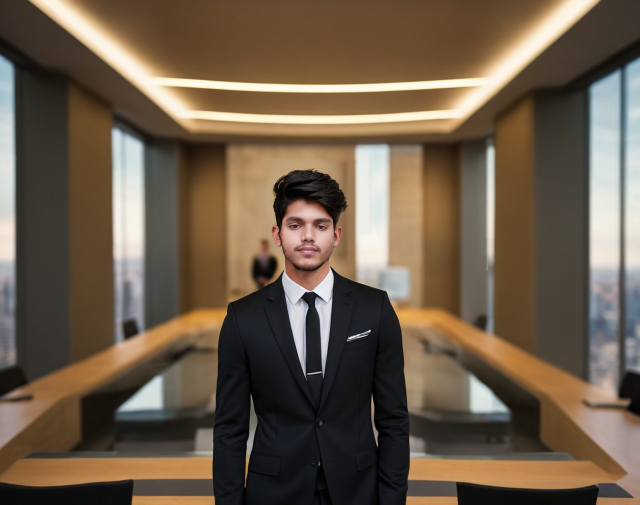
#> input picture face_recognition/uploads/SKumar.jpg, 1280 x 1009 px (shown at 1/2 size)
$ python -i face_recognition_system.py   (imports and definitions only)
#> lines starting #> are read from the running program, lines starting #| are printed output that depends on the picture
import cv2
import numpy as np
import os
import shutil
from datetime import datetime
import json

class FaceRecognitionSystem:
    def __init__(self):
        self.face_cascade = cv2.CascadeClassifier(cv2.data.haarcascades + 'haarcascade_frontalface_default.xml')
        self.known_faces = {}
        self.face_encodings = {}
        self.attendance_file = 'attendance.json'
        self.upload_folder = 'uploads'
        self.reference_folder = 'reference_faces'

        # Create necessary folders
        self.create_folders()
        self.load_attendance()

    def create_folders(self):
        """Create necessary folders"""
        folders = [self.upload_folder, self.reference_folder, 'detection_results']
        for folder in folders:
            if not os.path.exists(folder):
                os.makedirs(folder)
                print(f"✅ Created folder: {folder}")

    def load_attendance(self):
        """Load attendance data"""
        if os.path.exists(self.attendance_file):
            with open(self.attendance_file, 'r') as f:
                self.attendance_data = json.load(f)
        else:
            self.attendance_data = {}

    # [57 lines left out: functions save_attendance, upload_reference_image, upload_image_for_recognition, not called in this run]

    def recognize_faces_in_image(self, image_path):
        """Recognize faces in uploaded image"""
#> called with image_path = 'uploads/SKumar.jpg'
        try:
            image = cv2.imread(image_path)
#> image is the input picture: shape (1009, 1280, 3); mean B, G, R 74.8, 92.6, 108.8
            if image is None:
                return None, "Could not load image"

            gray = cv2.cvtColor(image, cv2.COLOR_BGR2GRAY)
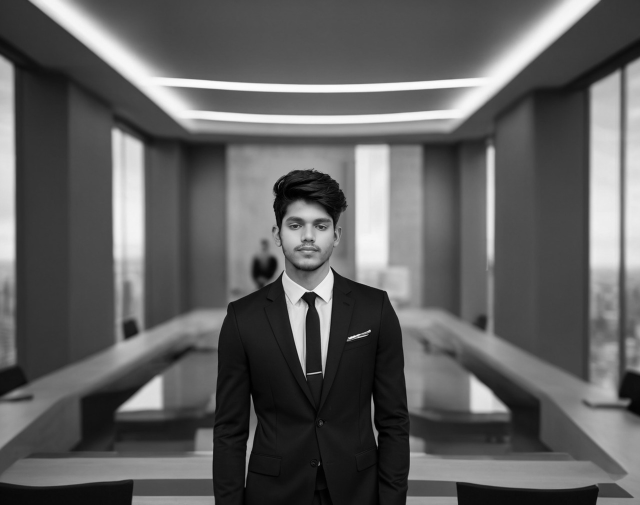
#> gray: shape (1009, 1280) (shown at 1/2 size); min 0, max 254, mean 95.4
            faces = self.face_cascade.detectMultiScale(gray, 1.1, 4)
#> faces = [[544, 394, 144, 144], [109, 57, 762, 762]]

            if len(faces) == 0:
                return [], "No faces detected in image"

            recognized_faces = []

            for (x, y, w, h) in faces:
                # Extract face region
                face_roi = gray[y:y+h, x:x+w]
                face_roi = cv2.resize(face_roi, (100, 100))

                # Compare with known faces
                best_match = None
                best_similarity = 0

                for name, ref_encoding in self.face_encodings.items():
                    similarity = self.compare_faces(face_roi, ref_encoding)
                    if similarity > best_similarity:
                        best_similarity = similarity
                        best_match = name

                # Determine if recognized
                if best_similarity > 0.6:  # Threshold for recognition
                    recognized_faces.append({
                        'name': best_match,
                        'confidence': best_similarity,
                        'location': (x, y, w, h)
                    })
                else:
                    recognized_faces.append({
                        'name': 'Unknown',
                        'confidence': best_similarity,
                        'location': (x, y, w, h)
                    })
#> this loop made 2 passes
#> (x, y, w, h) on passes 1 to 2: (544, 394, 144, 144), (109, 57, 762, 762)
#> pass 1, in recognize_faces_in_image, `face_roi = gray[y:y+h, x:x+w]`:
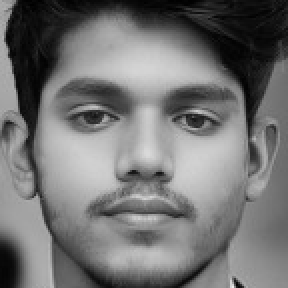
#> face_roi: shape (144, 144) (shown 2 times larger); min 0, max 235, mean 115.4
#> pass 1, in recognize_faces_in_image, `face_roi = cv2.resize(face_roi, (100, 100))`:
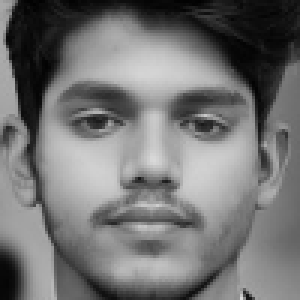
#> face_roi: shape (100, 100) (shown 3 times larger); min 1, max 219, mean 115.3
#> pass 2, in recognize_faces_in_image, `face_roi = gray[y:y+h, x:x+w]`:
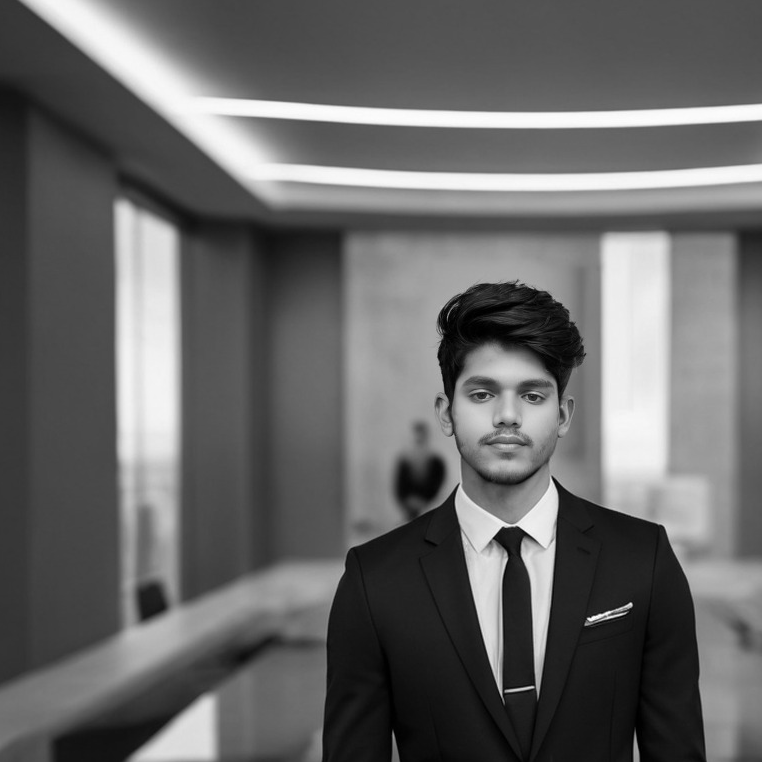
#> face_roi: shape (762, 762); min 0, max 254, mean 103.7
#> pass 2, in recognize_faces_in_image, `face_roi = cv2.resize(face_roi, (100, 100))`:
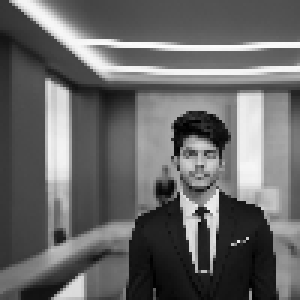
#> face_roi: shape (100, 100) (shown 3 times larger); min 0, max 252, mean 103.7
#> after the loop, recognized_faces = 2 items

            return recognized_faces, "Recognition completed"

        except Exception as e:
            return None, f"Error: {str(e)}"

    # [33 lines left out: functions compare_faces, mark_attendance, get_attendance_report, not called in this run]

    def list_reference_faces(self):
        """List all reference faces"""
        return list(self.known_faces.keys())

    # [123 lines left out: functions delete_reference_face, main, not called in this run]

# [2 lines not run here, left out]

>>> result = FaceRecognitionSystem().recognize_faces_in_image('uploads/SKumar.jpg')
